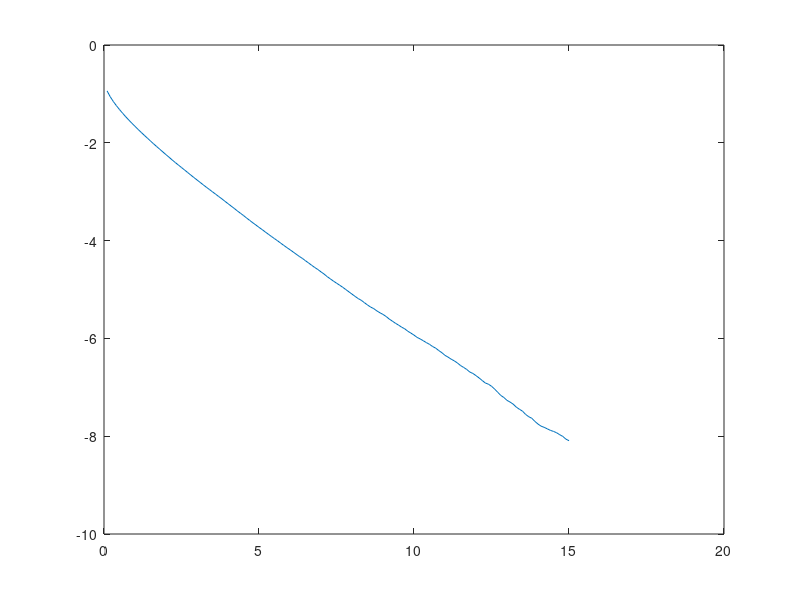

Reproduce this figure in MATLAB.
clear
nmsg = 500000;
nrcv = 3;
m = rand(nmsg, 1);
p0 = 0.5;
p1 = 1 - p0;
m(m < p0) = 0;
m(m >= p0) = 1;
mu = [0 0 0];
rho = [1 0.4 0.3; 0.4 1 0.4; 0.3 0.4 1];
sigma = [1 0 0; 0 2 0; 0 0 4];
for i = 1:nrcv
    for j = 1:nrcv
        if i ~= j
            sigma(i, j) = rho(i, j) * sqrt(sigma(i, i)) * sqrt(sigma(j, j));
        end
    end
end
w = 2 * (rho(1,2)^2 + rho(1,3)^2 + rho(2,3)^2 - 2*rho(1,2)*rho(1,3)*rho(2,3) - 1);
a = [rho(2,3)^2-1, rho(1,3)^2-1, rho(1,2)^2-1, rho(1,2)-rho(1,3)*rho(2,3), rho(1,3)-rho(1,2)*rho(2,3), rho(2,3) - rho(1,2)*rho(1,3)];
N = mvnrnd(mu, sigma, nmsg);
E = 0.1:0.1:15;
s = zeros(nmsg, 1);
R = zeros(nmsg, nrcv);
m_hat = zeros(nmsg, 1);
pe = zeros(1, 150);
for i = 1:150
    s(m == 0) = sqrt(E(i));
    s(m == 1) = -sqrt(E(i));
    s = repmat(s(:,1),1,3);
    R = N + s;
    R = R';
    thresh = 0;
    r1 = R(1,:);
    r2 = R(2,:);
    r3 = R(3,:);
    likely = r1 + r2 + r3;
    m_hat(likely >= thresh) = 0;
    m_hat(likely < thresh) = 1;
    pe(i) = (length(find(m ~= m_hat))/nmsg);
end

plot(E,log(pe),'DisplayName','H-F-E');
hold off;
